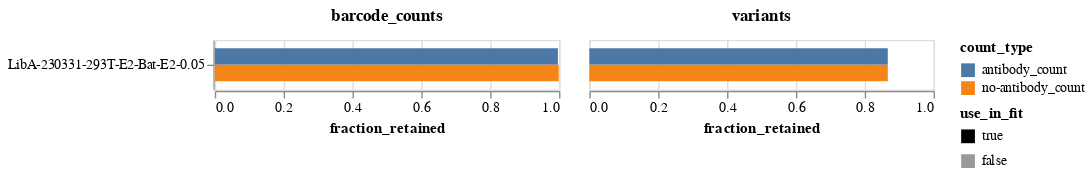

The notebook cell saved with this chart:
### Markdown cell above
Plot the fraction of all barcode counts and the fraction of all variants that are retained.
We typically retain a higher fraction of barcode counts than variants, since the barcode counts are asymmetrically distributed toward some variants, which are more likely to be retained.

### Code cell
frac_retained = (
    prob_escape.melt(
        id_vars=["sample", "concentration", "use_in_fit", "retain", "barcode"],
        value_vars=["antibody_count", "no-antibody_count"],
        var_name="count_type",
        value_name="count",
    )
    .assign(retained_count=lambda x: x["count"] * x["retain"].astype(int))
    .groupby(["sample", "concentration", "use_in_fit", "count_type"], as_index=False)
    .aggregate(
        counts=pd.NamedAgg("count", "sum"),
        retained_counts=pd.NamedAgg("retained_count", "sum"),
        variants=pd.NamedAgg("barcode", "count"),
        retained_variants=pd.NamedAgg("retain", "sum"),
    )
    .assign(
        barcode_counts=lambda x: x["retained_counts"] / x["counts"],
        variants=lambda x: x["retained_variants"] / x["variants"],
    )
    .melt(
        id_vars=["sample", "concentration", "use_in_fit", "count_type"],
        value_vars=["variants", "barcode_counts"],
        var_name="frac_type",
        value_name="fraction_retained",
    )
)

frac_retained_chart = (
    alt.Chart(frac_retained)
    .encode(
        y=alt.Y("sample", title=None, sort=alt.SortField("concentration")),
        x=alt.X("fraction_retained", scale=alt.Scale(domain=[0, 1])),
        yOffset="count_type",
        color="count_type",
        opacity=alt.Opacity(
            "use_in_fit",
            scale=alt.Scale(domain=[True, False], range=[1, 0.4]),
        ),
        column=alt.Column(
            "frac_type",
            title=None,
            header=alt.Header(labelFontWeight="bold", labelFontSize=12),
        ),
        tooltip=[
            alt.Tooltip(c, format=".3f") if c == "fraction_retained" else c
            for c in frac_retained.columns
        ],
    )
    .mark_bar()
    .properties(height=alt.Step(12), width=250)
)

frac_retained_chart

### Figure 1 — Vega-Lite specification as saved in the notebook (floating-point values rounded to 4 significant figures)
{"config": {"view": {"continuousWidth": 300, "continuousHeight": 300}}, "data": {"name": "data-553b27475e4f78e8b4c8dadda33c8ea8"}, "mark": {"type": "bar"}, "encoding": {"color": {"field": "count_type", "type": "nominal"}, "column": {"field": "frac_type", "header": {"labelFontSize": 12, "labelFontWeight": "bold"}, "title": null, "type": "nominal"}, "opacity": {"field": "use_in_fit", "scale": {"domain": [true, false], "range": [1, 0.4]}, "type": "nominal"}, "tooltip": [{"field": "sample", "type": "nominal"}, {"field": "concentration", "type": "quantitative"}, {"field": "use_in_fit", "type": "nominal"}, {"field": "count_type", "type": "nominal"}, {"field": "frac_type", "type": "nominal"}, {"field": "fraction_retained", "format": ".3f", "type": "quantitative"}], "x": {"field": "fraction_retained", "scale": {"domain": [0, 1]}, "type": "quantitative"}, "y": {"field": "sample", "sort": {"field": "concentration"}, "title": null, "type": "nominal"}, "yOffset": {"field": "count_type", "type": "nominal"}}, "height": {"step": 12}, "width": 250, "$schema": "https://vega.github.io/schema/vega-lite/v5.8.0.json", "datasets": {"data-553b27475e4f78e8b4c8dadda33c8ea8": [{"sample": "LibA-230331-293T-E2-Bat-E2-0.05", "concentration": 0.05, "use_in_fit": true, "count_type": "antibody_count", "frac_type": "variants", "fraction_retained": 0.8669}, {"sample": "LibA-230331-293T-E2-Bat-E2-0.05", "concentration": 0.05, "use_in_fit": true, "count_type": "no-antibody_count", "frac_type": "variants", "fraction_retained": 0.8669}, {"sample": "LibA-230331-293T-E2-Bat-E2-0.05", "concentration": 0.05, "use_in_fit": true, "count_type": "antibody_count", "frac_type": "barcode_counts", "fraction_retained": 0.9967}, {"sample": "LibA-230331-293T-E2-Bat-E2-0.05", "concentration": 0.05, "use_in_fit": true, "count_type": "no-antibody_count", "frac_type": "barcode_counts", "fraction_retained": 0.999}]}}
